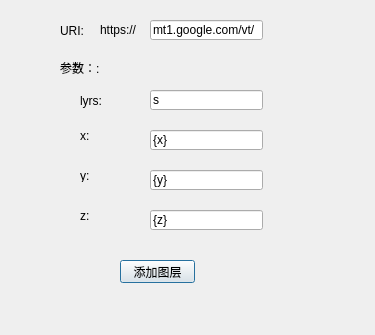
<?xml version="1.0" encoding="UTF-8"?>
<ui version="4.0">
 <class>XYZ_Dialog</class>
 <widget class="QDialog" name="XYZ_Dialog">
  <property name="geometry">
   <rect>
    <x>0</x>
    <y>0</y>
    <width>375</width>
    <height>335</height>
   </rect>
  </property>
  <property name="windowTitle">
   <string>Dialog</string>
  </property>
  <widget class="QLineEdit" name="URI">
   <property name="geometry">
    <rect>
     <x>150</x>
     <y>20</y>
     <width>113</width>
     <height>20</height>
    </rect>
   </property>
   <property name="text">
    <string>mt1.google.com/vt/</string>
   </property>
  </widget>
  <widget class="QLabel" name="label">
   <property name="geometry">
    <rect>
     <x>60</x>
     <y>20</y>
     <width>31</width>
     <height>21</height>
    </rect>
   </property>
   <property name="text">
    <string>URI:</string>
   </property>
  </widget>
  <widget class="QLabel" name="label_2">
   <property name="geometry">
    <rect>
     <x>60</x>
     <y>60</y>
     <width>51</width>
     <height>16</height>
    </rect>
   </property>
   <property name="text">
    <string>参数：:</string>
   </property>
  </widget>
  <widget class="QLabel" name="label_3">
   <property name="geometry">
    <rect>
     <x>80</x>
     <y>90</y>
     <width>51</width>
     <height>21</height>
    </rect>
   </property>
   <property name="text">
    <string>lyrs:</string>
   </property>
  </widget>
  <widget class="QLineEdit" name="lyrs">
   <property name="geometry">
    <rect>
     <x>150</x>
     <y>90</y>
     <width>113</width>
     <height>20</height>
    </rect>
   </property>
   <property name="text">
    <string>s</string>
   </property>
  </widget>
  <widget class="QLineEdit" name="Xvalue">
   <property name="geometry">
    <rect>
     <x>150</x>
     <y>130</y>
     <width>113</width>
     <height>20</height>
    </rect>
   </property>
   <property name="text">
    <string>{x}</string>
   </property>
  </widget>
  <widget class="QLabel" name="label_4">
   <property name="geometry">
    <rect>
     <x>80</x>
     <y>130</y>
     <width>54</width>
     <height>12</height>
    </rect>
   </property>
   <property name="text">
    <string>x:</string>
   </property>
  </widget>
  <widget class="QLabel" name="label_5">
   <property name="geometry">
    <rect>
     <x>80</x>
     <y>170</y>
     <width>54</width>
     <height>12</height>
    </rect>
   </property>
   <property name="text">
    <string>y:</string>
   </property>
  </widget>
  <widget class="QLineEdit" name="Yvalue">
   <property name="geometry">
    <rect>
     <x>150</x>
     <y>170</y>
     <width>113</width>
     <height>20</height>
    </rect>
   </property>
   <property name="text">
    <string>{y}</string>
   </property>
  </widget>
  <widget class="QLabel" name="label_6">
   <property name="geometry">
    <rect>
     <x>80</x>
     <y>210</y>
     <width>54</width>
     <height>12</height>
    </rect>
   </property>
   <property name="text">
    <string>z:</string>
   </property>
  </widget>
  <widget class="QLineEdit" name="Zvalue">
   <property name="geometry">
    <rect>
     <x>150</x>
     <y>210</y>
     <width>113</width>
     <height>20</height>
    </rect>
   </property>
   <property name="text">
    <string>{z}</string>
   </property>
  </widget>
  <widget class="QPushButton" name="addXYZTileLayer">
   <property name="geometry">
    <rect>
     <x>120</x>
     <y>260</y>
     <width>75</width>
     <height>23</height>
    </rect>
   </property>
   <property name="text">
    <string>添加图层</string>
   </property>
  </widget>
  <widget class="QLabel" name="label_7">
   <property name="geometry">
    <rect>
     <x>100</x>
     <y>20</y>
     <width>51</width>
     <height>20</height>
    </rect>
   </property>
   <property name="text">
    <string>https://</string>
   </property>
  </widget>
 </widget>
 <resources/>
 <connections/>
</ui>
